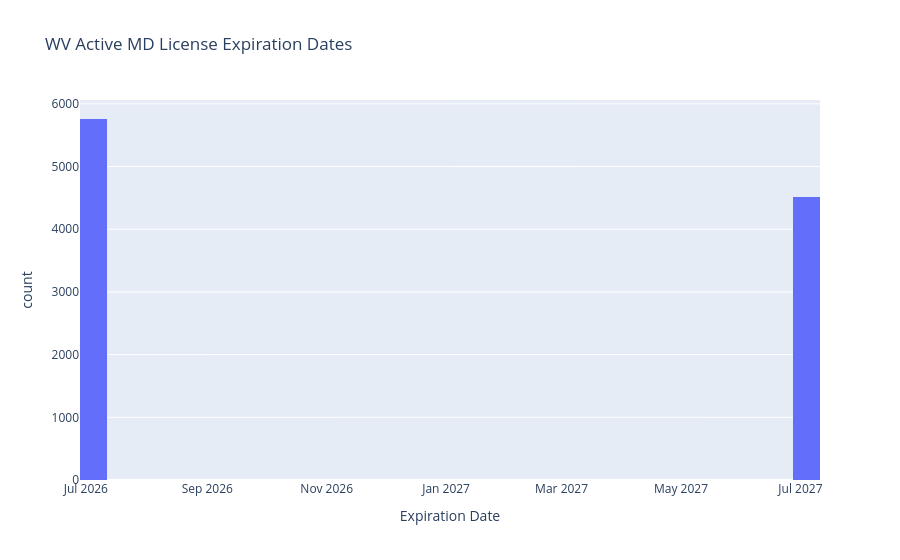

This figure's notebook cell:
### Markdown cell above
How many disciplinary actions per year? This shows whether enforcement is increasing, steady, or declining over time.

### Code cell
# License expiration distribution
fig = px.histogram(
    roster, x='license_expiration',
    title='WV Active MD License Expiration Dates',
    labels={'license_expiration': 'Expiration Date', 'count': 'Count'},
    nbins=30
)
fig.show()

### Figure 1 — Plotly figure (JSON) as saved in the notebook; plotly's stock layout.template omitted (floating-point values rounded to 4 significant figures; data arrays with more than 128 entries replaced by an {"elided": "..."} marker saying what was removed)
{"data": [{"bingroup": "x", "hovertemplate": "Expiration Date=%{x}<br>count=%{y}<extra></extra>", "legendgroup": "", "marker": {"color": "#636efa", "pattern": {"shape": ""}}, "name": "", "nbinsx": 30, "orientation": "v", "showlegend": false, "type": "histogram", "x": {"elided": "10276 str values"}, "xaxis": "x", "yaxis": "y"}], "layout": {"barmode": "relative", "legend": {"tracegroupgap": 0}, "title": {"text": "WV Active MD License Expiration Dates"}, "xaxis": {"anchor": "y", "domain": [0, 1], "title": {"text": "Expiration Date"}}, "yaxis": {"anchor": "x", "domain": [0, 1], "title": {"text": "count"}}}}
